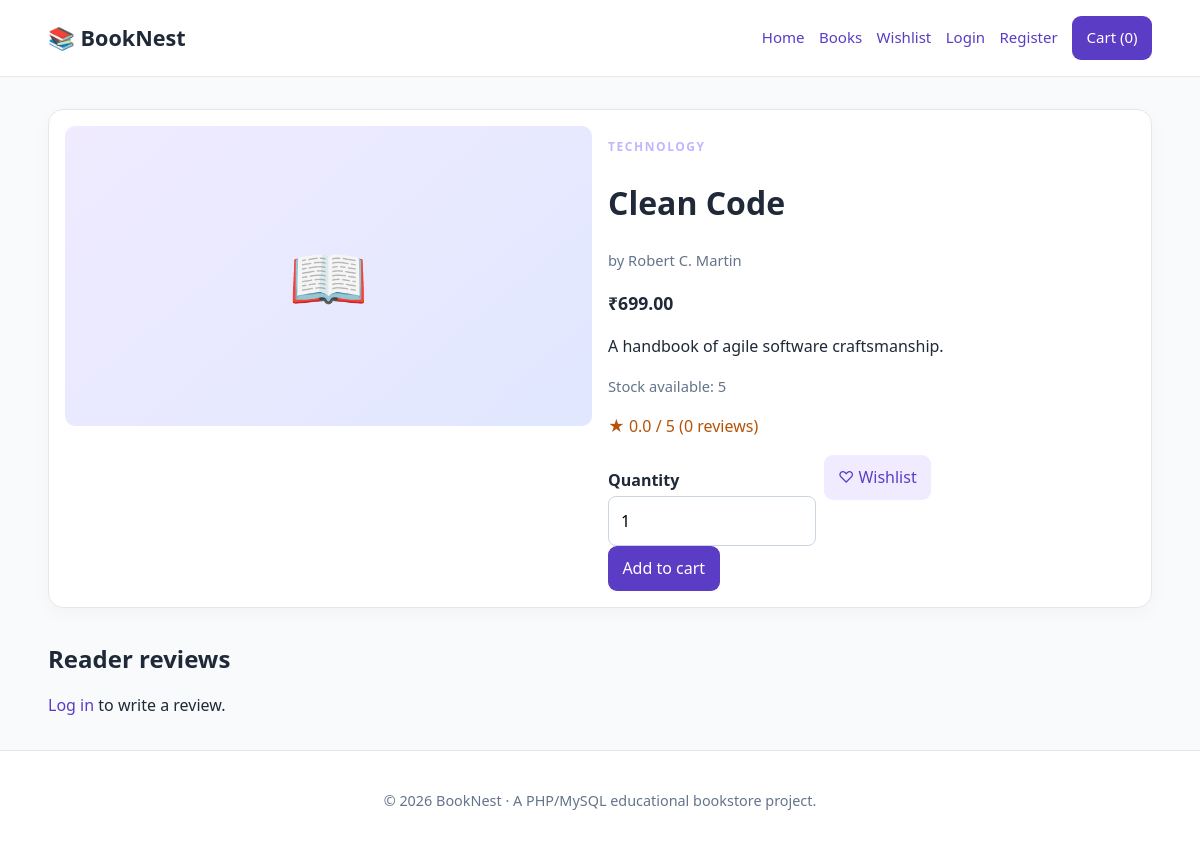
/WEB_DESIGNING/lab_sheet_07/book.php?id=3, run on the app's committed database.
### tables this page shows
CREATE TABLE IF NOT EXISTS books (
  id INT AUTO_INCREMENT PRIMARY KEY,
  title VARCHAR(200) NOT NULL,
  author VARCHAR(150) NOT NULL,
  category VARCHAR(100) NOT NULL DEFAULT 'General',
  description TEXT,
  price DECIMAL(10,2) NOT NULL DEFAULT 0,
  stock INT NOT NULL DEFAULT 0,
  image VARCHAR(500) NOT NULL DEFAULT '',
  featured TINYINT(1) NOT NULL DEFAULT 0,
  created_at TIMESTAMP DEFAULT CURRENT_TIMESTAMP,
  CHECK (price >= 0),
  CHECK (stock >= 0)
);

### WEB_DESIGNING/lab_sheet_07/config.php (called while the page is built, shortened)
<?php
function e(mixed $value): string
{
    return htmlspecialchars((string) $value, ENT_QUOTES | ENT_SUBSTITUTE, 'UTF-8');
}
function money(mixed $amount): string
{
    return '₹' . number_format((float) $amount, 2);
}

### WEB_DESIGNING/lab_sheet_07/book.php (the view, shortened to what this page needs)
<?php
require 'config.php';
$id = filter_input(INPUT_GET, 'id', FILTER_VALIDATE_INT);
$stmt = $pdo->prepare("SELECT b.*, COALESCE(AVG(r.rating),0) average_rating, COUNT(r.id) review_count FROM books b LEFT JOIN reviews r ON r.book_id=b.id WHERE b.id=? GROUP BY b.id");
$stmt->execute([$id ?: 0]);
$book = $stmt->fetch();
require 'includes/header.php';
?>
<div class="panel">
    <div class="form-row">
        <div class="cover" style="height:300px"><?php if ($book['image']): ?><img src="<?= e($book['image']) ?>"
                    alt="<?= e($book['title']) ?>"><?php else: ?>📖<?php endif; ?></div>
        <div>
            <p class="eyebrow"><?= e($book['category']) ?></p>
            <h1><?= e($book['title']) ?></h1>
            <p class="muted">by <?= e($book['author']) ?></p>
            <p class="price"><?= money($book['price']) ?></p>
            <p><?= nl2br(e($book['description'] ?: 'No description has been added yet.')) ?></p>
            <p class="muted">Stock available: <?= $book['stock'] ?></p>
            <p class="stars">★ <?= number_format((float) $book['average_rating'], 1) ?> / 5 (<?= $book['review_count'] ?>
                reviews)</p>
            <div class="actions">
                <form method="post" action="cart_action.php"><input type="hidden" name="book_id"
                        value="add"><label>Quantity</label><input type="number" name="quantity" value="1" min="1"
                        max="<?= max(1, (int) $book['stock']) ?>"><button class="button"
                        <?= $book['stock'] < 1 ? 'disabled' : '' ?>>Add to cart</button></form>
                <form method="post" action="wishlist.php"><input type="hidden" name="book_id"
                        value="<?= $book['id'] ?>"><input type="hidden" name="action" value="add"><button
                        class="button secondary">♡ Wishlist</button></form>
            </div>
        </div>
    </div>
</div>
<div class="section-head">
    <h2>Reader reviews</h2>
</div>
<?php if (!empty($_SESSION['user'])): ?>
    <form class="form-card" method="post" action="review.php" data-validate><input type="hidden" name="book_id"
            value="<?= $book['id'] ?>"><label for="rating">Rating</label><select id="rating" name="rating" required>
            <option value="">Choose stars</option><?php for ($i = 5; $i >= 1; $i--): ?>
                <option value="<?= $i ?>"><?= $i ?> star(s)</option><?php endfor; ?>
        </select><label for="comment">Comment</label><textarea id="comment" name="comment"
            maxlength="2000"></textarea><button class="button">Submit review</button></form><?php else: ?>
    <p><a href="login.php">Log in</a> to write a review.</p><?php endif; ?>
<?php require 'includes/footer.php'; ?>

### WEB_DESIGNING/lab_sheet_07/assets/style.css (style rules this page uses)
:root { --ink: #1f2937; --muted: #64748b; --brand: #5b3cc4; --brand2: #f0ebff; --line: #e5e7eb; --paper: #fff; --bg: #f8fafc }
* { box-sizing: border-box }
body { margin: 0; font-family: system-ui, -apple-system, Segoe UI, sans-serif; color: var(--ink); background: var(--bg); line-height: 1.55 }
a { color: var(--brand); text-decoration: none }
.cart-link, .button { background: var(--brand); color: #fff !important; border: 0; border-radius: 9px; padding: .65rem .9rem; display: inline-block; cursor: pointer; font: inherit }
.button.secondary { background: var(--brand2); color: var(--brand) !important }
.eyebrow { text-transform: uppercase; letter-spacing: .13em; font-size: .75rem; font-weight: 700; color: #c4b5fd }
.section-head { display: flex; align-items: end; justify-content: space-between; gap: 1rem; flex-wrap: wrap; margin: 2rem 0 1rem }
.section-head h2 { margin: 0 }
.book-card, .panel, .form-card, .table-wrap { background: #fff; border: 1px solid var(--line); border-radius: 15px; padding: 1rem; box-shadow: 0 5px 20px #0f172a08 }
.cover { height: 170px; background: linear-gradient(140deg, #f0ebff, #e0e7ff); border-radius: 10px; display: flex; align-items: center; justify-content: center; font-size: 4rem; overflow: hidden }
.muted { color: var(--muted); font-size: .92rem }
.price { font-weight: 800; font-size: 1.1rem }
.actions { display: flex; gap: .5rem; flex-wrap: wrap; margin-top: .8rem }
.actions form { display: inline }
label { display: block; font-weight: 650; margin: .8rem 0 .25rem }
input, select, textarea { width: 100%; padding: .7rem .75rem; border: 1px solid #cbd5e1; border-radius: 8px; font: inherit; background: white }
.form-row { display: grid; grid-template-columns: 1fr 1fr; gap: 1rem }
.stars { color: #b45309 }

### data on the page
books: category "TECHNOLOGY", title "Clean Code", author "Robert C. Martin", price "₹699.00", description "A handbook of agile software craftsmanship.", stock "5"

### other printed values
array_sum($_SESSION['cart'] ?? []) "0"
$book['average_rating'] "0.0"
$book['review_count'] "0"
